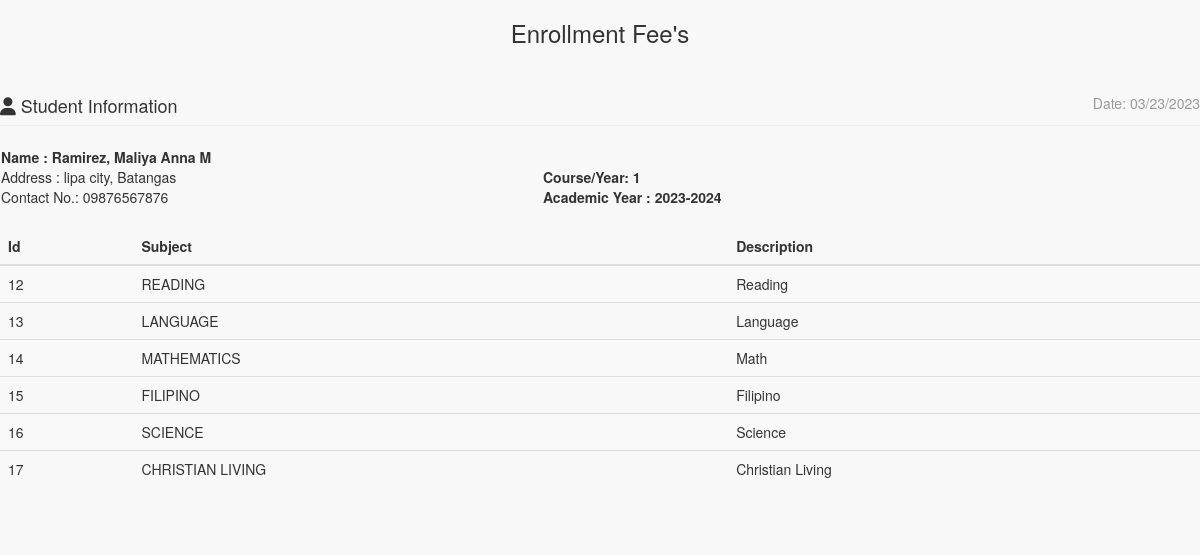
Page /admin/enrollees/statementaccnt.php?IDNO=1000000250 on the committed database.
### tables this page shows
CREATE TABLE `tblstudent` (
  `S_ID` int(11) NOT NULL,
  `IDNO` int(20) NOT NULL DEFAULT 0,
  `FNAME` varchar(40) NOT NULL DEFAULT '-',
  `LNAME` varchar(40) NOT NULL DEFAULT '-',
  `MNAME` varchar(40) NOT NULL DEFAULT '-',
  `Suffix` varchar(30) NOT NULL,
  `SEX` varchar(10) NOT NULL DEFAULT 'Male',
  `BDAY` date NOT NULL,
  `BPLACE` text NOT NULL,
  `STATUS` varchar(30) NOT NULL DEFAULT '-',
  `AGE` int(30) NOT NULL DEFAULT 0,
  `NATIONALITY` varchar(40) NOT NULL DEFAULT '-',
  `RELIGION` varchar(255) NOT NULL DEFAULT '-',
  `CONTACT_NO` varchar(40) NOT NULL DEFAULT '-',
  `HOME_ADD` text NOT NULL,
  `ACC_USERNAME` varchar(255) NOT NULL DEFAULT '-',
  `ACC_EMAIL` varchar(100) NOT NULL,
  `BIRTHCERT` text NOT NULL,
  `ACC_PASSWORD` text NOT NULL,
  `student_status` text NOT NULL,
  `YEARLEVEL` int(11) NOT NULL DEFAULT 0,
  `STUDSECTION` int(11) NOT NULL DEFAULT 0,
  `COURSE_ID` int(11) NOT NULL DEFAULT 0,
  `STUDPHOTO` varchar(255) NOT NULL DEFAULT '-',
  `SEMESTER` varchar(30) NOT NULL DEFAULT '-',
  `SYEAR` varchar(30) NOT NULL DEFAULT '-',
  `NewEnrollees` tinyint(1) NOT NULL DEFAULT 0,
  `ENROLLED` tinyint(1) NOT NULL DEFAULT 0,
  `CODE` varchar(100) NOT NULL
);

CREATE TABLE `course` (
  `COURSE_ID` int(11) NOT NULL,
  `COURSE_NAME` varchar(30) NOT NULL DEFAULT '-',
  `COURSE_LEVEL` varchar(50) NOT NULL DEFAULT '1',
  `COURSE_MAJOR` varchar(30) NOT NULL DEFAULT 'None',
  `COURSE_DESC` varchar(255) NOT NULL DEFAULT '-'
);

CREATE TABLE `subject` (
  `SUBJ_ID` int(11) NOT NULL,
  `SUBJ_CODE` varchar(30) NOT NULL DEFAULT '-',
  `SUBJ_DESCRIPTION` varchar(255) NOT NULL DEFAULT '-',
  `UNIT` int(2) NOT NULL DEFAULT 0,
  `COURSE_ID` int(11) NOT NULL DEFAULT 0,
  `AY` varchar(30) NOT NULL DEFAULT '-',
  `PreTaken` tinyint(1) NOT NULL DEFAULT 0
);

### include/database.php (called while the page is built, shortened)
<?php
class Database {
	var $sql_string = '';
	public $conn;
	public function open_connection() {
		$this->conn = mysqli_connect(server,user,pass);
		if(!$this->conn){
			echo "Problem in database connection! Contact administrator!";
			exit();
		}else{
			$db_select = mysqli_select_db($this->conn,database_name);
		}
	}
	function setQuery($sql='') {
		$this->sql_string=$sql;
	}
	function executeQuery() {
		$result = mysqli_query($this->conn,$this->sql_string);
		return $result;
	}
	private function confirm_query($result) {
		return $result;
	}
	function loadResultList( $key='' ) {
		$cur = $this->executeQuery();
		$array = array();
		while ($row = mysqli_fetch_object($cur)) {
			if ($key) {
				$array[$row->$key] = $row;
			} else {
				$array[] = $row;
			}
		}
		return $array;
	}
	function loadSingleResult() {
		$cur = $this->executeQuery();
		while ($row = mysqli_fetch_object($cur)) {
		return $data = $row;
		}
	}
}
     $mydb = new Database();
?>

### include/students.php (called while the page is built, shortened)
<?php
require_once(LIB_PATH.DS.'database.php');
class Student {
	protected static  $tblname = "tblstudent";
	function single_student($id=""){
			global $mydb;
			$mydb->setQuery("SELECT * FROM ".self::$tblname."
				Where IDNO= '{$id}' LIMIT 1");
			$cur = $mydb->loadSingleResult();
			return $cur;
	}
}
?>

### include/courses.php (called while the page is built, shortened)
<?php
require_once(LIB_PATH.DS.'database.php');
class Course {
	protected static  $tblname = "course";
	function single_course($id=""){
			global $mydb;
			$mydb->setQuery("SELECT * FROM ".self::$tblname."
				Where COURSE_ID= '{$id}' LIMIT 1");
			$cur = $mydb->loadSingleResult();
			return $cur;
	}
}
?>

### admin/enrollees/statementaccnt.php (the view, shortened to what this page needs)
<?php
require_once("../../include/initialize.php");
?>
<!DOCTYPE html>
<html>
<head>
  <link href="<?php echo web_root; ?>admin/css/bootstrap.min.css" rel="stylesheet">
    <link href="<?php echo web_root; ?>admin/css/metisMenu.min.css" rel="stylesheet">
    <link href="<?php echo web_root; ?>admin/css/timeline.css" rel="stylesheet">
    <link href="<?php echo web_root; ?>admin/css/sb-admin-2.css" rel="stylesheet">
   <link href="<?php echo web_root; ?>admin/css/morris.css" rel="stylesheet">
    <link href="<?php echo web_root; ?>admin/font/css/font-awesome.min.css" rel="stylesheet" type="text/css">
  <link href="<?php echo web_root; ?>admin/font/font-awesome.min.css" rel="stylesheet" type="text/css">
    <link href="<?php echo web_root; ?>admin/css/dataTables.bootstrap.css" rel="stylesheet">
<link href="<?php echo web_root; ?>css/bootstrap-datetimepicker.min.css" rel="stylesheet" media="screen">
 <link href="<?php echo web_root; ?>css/datepicker.css" rel="stylesheet" media="screen">
 <link href="<?php echo web_root; ?>admin/css/costum.css" rel="stylesheet">
</head>
<body onload="window.print();">
<div class="wrapper">
    <section class="invoice">
      <div class="row">
        <h3 align="center">Enrollment Fee's</h3>
      </div>
      <div class="row">
        <div class="col-xs-12">
          <h4 class="page-header">
            <i class="fa fa-user"></i> Student Information
            <small class="pull-right">Date: <?php echo date('m/d/Y'); ?></small>
          </h4>
        </div>
      </div>
      <?php
      $student = New Student();
      $stud = $student->single_student($_GET['IDNO']);
      ?>
      <table>
        <tr>
          <td width="75%" colspan="2" >
            <address>
            <b>Name : <?php echo $stud->LNAME. ', ' .$stud->FNAME .' ' .$stud->MNAME;?></b><br>
            Address : <?php echo $stud->HOME_ADD;?><br>
            Contact No.: <?php echo $stud->CONTACT_NO;?><br>
          </address>
          </td>
          <td >
             <b>Course/Year:  <?php
            $course = New Course();
            $singlecourse = $course->single_course($stud->COURSE_ID);
            echo $_SESSION['COURSE_YEAR'] = $singlecourse->COURSE_ID;
            ?></b><br>
          <b>Academic Year : <?php echo $_SESSION['SY']; ?></b>
          </td>
        </tr>
      </table>
<?php
  if (isset($_SESSION['admingvCart'])){
?>
<div class="row">
  <div class="col-xs-12 table-responsive">
    <table class="table table-striped">
      <thead>
      <tr>
        <th>Id</th>
        <th>Subject</th>
        <th>Description</th>
      </tr>
      </thead>
      <tbody>
      <?php
        $totunit = 0;
             $count_cart = count($_SESSION['admingvCart']);
                for ($i=0; $i < $count_cart  ; $i++) {
                    $query = "SELECT * FROM `subject` s, `course` c WHERE s.COURSE_ID=c.COURSE_ID AND SUBJ_ID=" . $_SESSION['admingvCart'][$i]['subjectid'];
                     $mydb->setQuery($query);
                     $cur = $mydb->loadResultList();
                      foreach ($cur as $result) {
                         echo '<tr>';
                          echo '<td>' . $result->SUBJ_ID.'</a></td>';
                          echo '<td>'. $result->SUBJ_CODE.'</td>';
                          echo '<td>'. $result->SUBJ_DESCRIPTION.'</td>';
                          echo '</tr>';
                          $totunit +=  $result->UNIT;
                      }
                }
          ?>
      </tbody>
     </table>
<?php
}else{
?>
    <table class="table table-striped">
      <thead>
      <tr>
        <th>Id</th>
        <th>Subject</th>
        <th>Description</th>
      </tr>
      </thead>
      <tbody>
      <?php
      $mydb->setQuery("SELECT * FROM `subject` s, `course` c
        WHERE s.COURSE_ID=c.COURSE_ID AND s.COURSE_ID=".$_SESSION['COURSEID']);
      $cur = $mydb->loadResultList();
      foreach ($cur as $result) {
        echo '<tr>';
        echo '<td>'.$result->SUBJ_ID.'</td>';
        echo '<td>'.$result->SUBJ_CODE.'</td>';
        echo '<td>'.$result->SUBJ_DESCRIPTION.'</td>';
        echo '</tr>';
      }
      ?>
      </tbody>
    </table>
<?php
}
?>
   <div class="row">
        <div class="col-xs-6">
        </div>
      </div>
    </section>
    </div>
 </body>
 </html>

### admin/css/sb-admin-2.css (style rules this page uses)
body { background-color: #f8f8f8; }

### rows in the picture
tblstudent: LNAME "Ramirez", FNAME "Maliya Anna", MNAME "M", HOME_ADD "lipa city, Batangas", CONTACT_NO "09876567876"
course: COURSE_ID "1"
subject: SUBJ_ID "12", SUBJ_CODE "READING", SUBJ_DESCRIPTION "Reading"
subject: SUBJ_ID "13", SUBJ_CODE "LANGUAGE", SUBJ_DESCRIPTION "Language"
subject: SUBJ_ID "14", SUBJ_CODE "MATHEMATICS", SUBJ_DESCRIPTION "Math"
subject: SUBJ_ID "15", SUBJ_CODE "FILIPINO", SUBJ_DESCRIPTION "Filipino"
subject: SUBJ_ID "16", SUBJ_CODE "SCIENCE", SUBJ_DESCRIPTION "Science"
subject: SUBJ_ID "17", SUBJ_CODE "CHRISTIAN LIVING", SUBJ_DESCRIPTION "Christian Living"

### other values in the picture
$_SESSION['SY'] "2023-2024"
